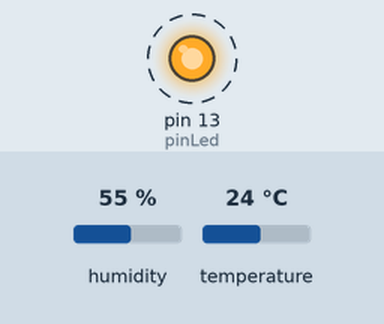
Simulated run of this sketch. Board: Arduino Uno, built with avr-gcc and run on an emulated ATmega328P. Shown: output pins drawn as LEDs (lit = HIGH). Dashed ring = blinking. The test bench sets the inputs (shaded band); at power-on: humidity 55 %, temperature 24 °C. What the sketch prints to the serial monitor is not drawn.

Above: at 0.7 s.
Timing chart, 0 to 5.7 s (numbered marks = the images above):
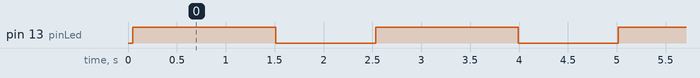

Measured:
- by itself, pin 13 (pinLed): alternates HIGH for 1.5 s and LOW for 1.0 s

The sketch:

_433_Send_DTH111.ino
```cpp
#include <RCSwitch.h>
#include "stdio.h"
double Fahrenheit(double celsius)
{
  return 1.8 * celsius + 32;
}    //摄氏温度度转化为华氏温度

double Kelvin(double celsius)
{
  return celsius + 273.15;
}     //摄氏温度转化为开氏温度

// 露点（点在此温度时，空气饱和并产生露珠）
// 参考: [url=http://wahiduddin.net/calc/density_algorithms.htm]http://wahiduddin.net/calc/density_algorithms.htm[/url]
double dewPoint(double celsius, double humidity)
{
  double A0 = 373.15 / (273.15 + celsius);
  double SUM = -7.90298 * (A0 - 1);
  SUM += 5.02808 * log10(A0);
  SUM += -1.3816e-7 * (pow(10, (11.344 * (1 - 1 / A0))) - 1) ;
  SUM += 8.1328e-3 * (pow(10, (-3.49149 * (A0 - 1))) - 1) ;
  SUM += log10(1013.246);
  double VP = pow(10, SUM - 3) * humidity;
  double T = log(VP / 0.61078); // temp var
  return (241.88 * T) / (17.558 - T);
}

// 快速计算露点，速度是5倍dewPoint()
// 参考: [url=http://en.wikipedia.org/wiki/Dew_point]http://en.wikipedia.org/wiki/Dew_point[/url]
double dewPointFast(double celsius, double humidity)
{
  double a = 17.271;
  double b = 237.7;
  double temp = (a * celsius) / (b + celsius) + log(humidity / 100);
  double Td = (b * temp) / (a - temp);
  return Td;
}

#include <dht11.h>

dht11 DHT11;

#define DHT11PIN 2

#define pinSen433 3

#define pinLed 13

RCSwitch switch433Sen = RCSwitch();

void setup()
{
  Serial.begin(9600);
  Serial.println("DHT11 TEST PROGRAM ");
  Serial.print("LIBRARY VERSION: ");
  Serial.println(DHT11LIB_VERSION);
  Serial.println();
  pinMode(pinLed, OUTPUT);

  switch433Sen.enableTransmit(pinSen433);
}

void loop()
{
  Serial.println("\n");

  int chk = DHT11.read(DHT11PIN);

 Serial.print("Read sensor: ");
  switch (chk)
  {
    case DHTLIB_OK:
      Serial.println("OK");
      break;
    case DHTLIB_ERROR_CHECKSUM:
      Serial.println("Checksum error");
      break;
    case DHTLIB_ERROR_TIMEOUT:
      Serial.println("Time out error");
      break;
    default:
      Serial.println("Unknown error");
      break;
  }

  char humidity = DHT11.humidity;
  char temperature = DHT11.temperature;
    Serial.print("Humidity (%): ");
    Serial.println((float)DHT11.humidity, 2);

    Serial.print("Temperature (oC): ");
    Serial.println((float)DHT11.temperature, 2);
  //
  //  Serial.print("Temperature (oF): ");
  //  Serial.println(Fahrenheit(DHT11.temperature), 2);
  //
  //  Serial.print("Temperature (K): ");
  //  Serial.println(Kelvin(DHT11.temperature), 2);
  //
  //  Serial.print("Dew Point (oC): ");
  //  Serial.println(dewPoint(DHT11.temperature, DHT11.humidity));
  //
  //  Serial.print("Dew PointFast (oC): ");
  //  Serial.println(dewPointFast(DHT11.temperature, DHT11.humidity));

  //  switch433Sen.send(humidity, 20);
  //    Serial.println("Send 433 Code: ");
//      Serial.println(humidity,20);

//  char rfCode[] = "dht11_01///";
//  char tag[] = "///";
  char rfCode[20] = {'1','0','0','1'};
  char t[4];
  dtostrf(temperature, 0, 0, t);
// Serial.println(t);

  char   h[2];
  dtostrf(humidity, 0, 0, h);
  strcat(t,h);
  //Serial.println(t);
  strcat(rfCode,t);
   //Serial.println(rfCode);
//  strcat(rfCode,h);
//   Serial.println(rfCode);
  digitalWrite(pinLed, HIGH);
//switch433Sen.send(long(rfCode), 20);
 //Serial.println(t);
  //Serial.println(long(10012819));

  // unsigned char code[]={'1','2','3','4','6','5'};
  long codeSend433;
  sscanf((char *)rfCode,"%ld",&codeSend433);
    //Serial.println(x);
   // Serial.println(rfCode);
  Serial.println(codeSend433);
  switch433Sen.send(codeSend433, 24);
   //switch433Sen.send(10012819, 24);
  delay(1000);
  digitalWrite(pinLed, LOW);
  delay(1000);

//  //定义一个字符串
//  //进行字符串拼接操作
//      strcat(t,tag);
//      strcat(t,h);
//      strcat(rfCode, t);
//      Serial.println(rfCode);
      //switch433Sen.send(long(rfCode), 20);
//  strcat(t, h);
//      String code433 = "";
//      for(int i=0; i< 4;i++){
//          code433 += t[i];
//        }
 // strcat(t,h);
//  digitalWrite(pinLed, HIGH);
  //Serial.println(t);
//  //    switch433Sen.send(long(t) , 20);
//
//  delay(2000);
//  digitalWrite(13, LOW);
}
```
